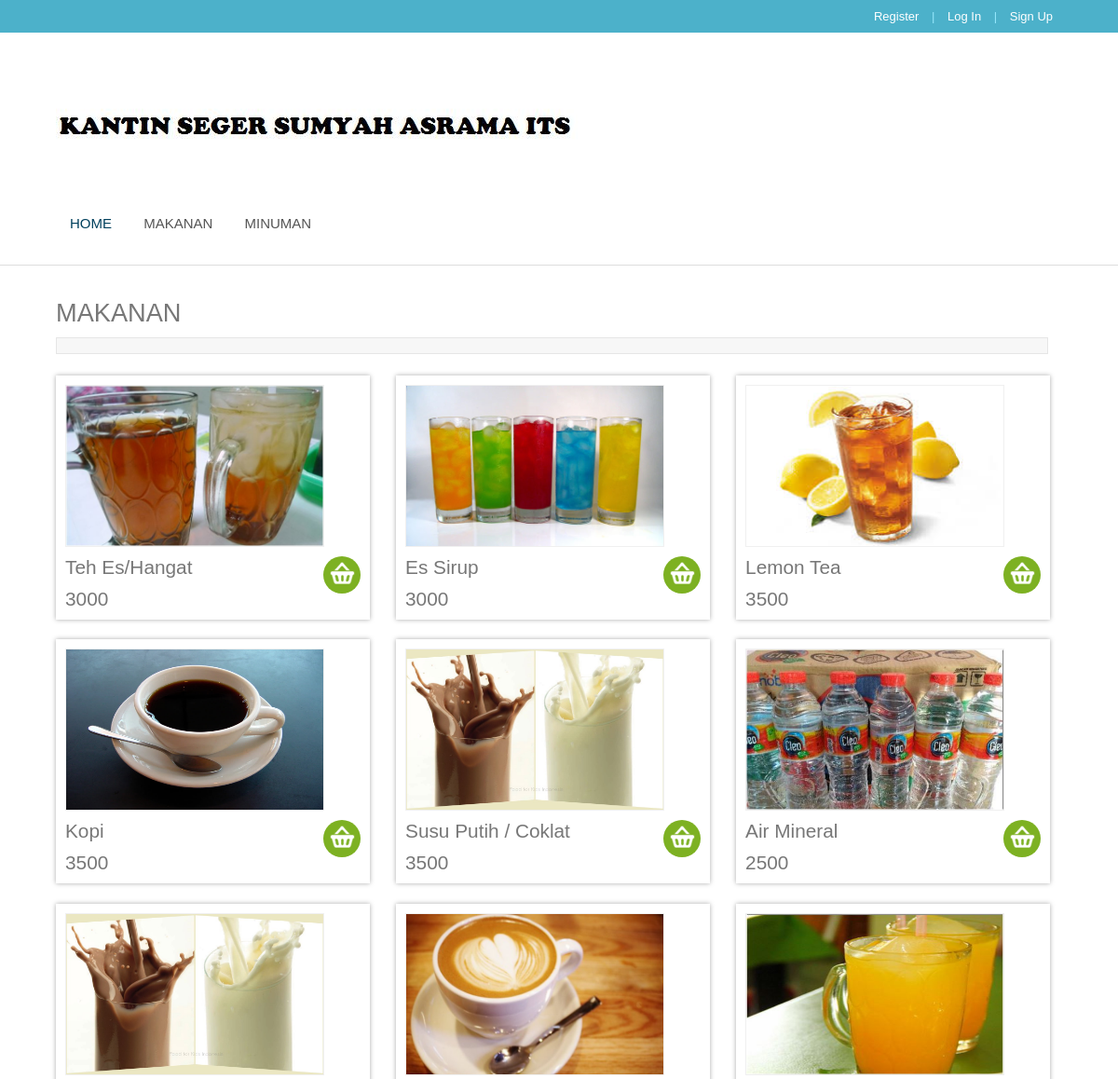
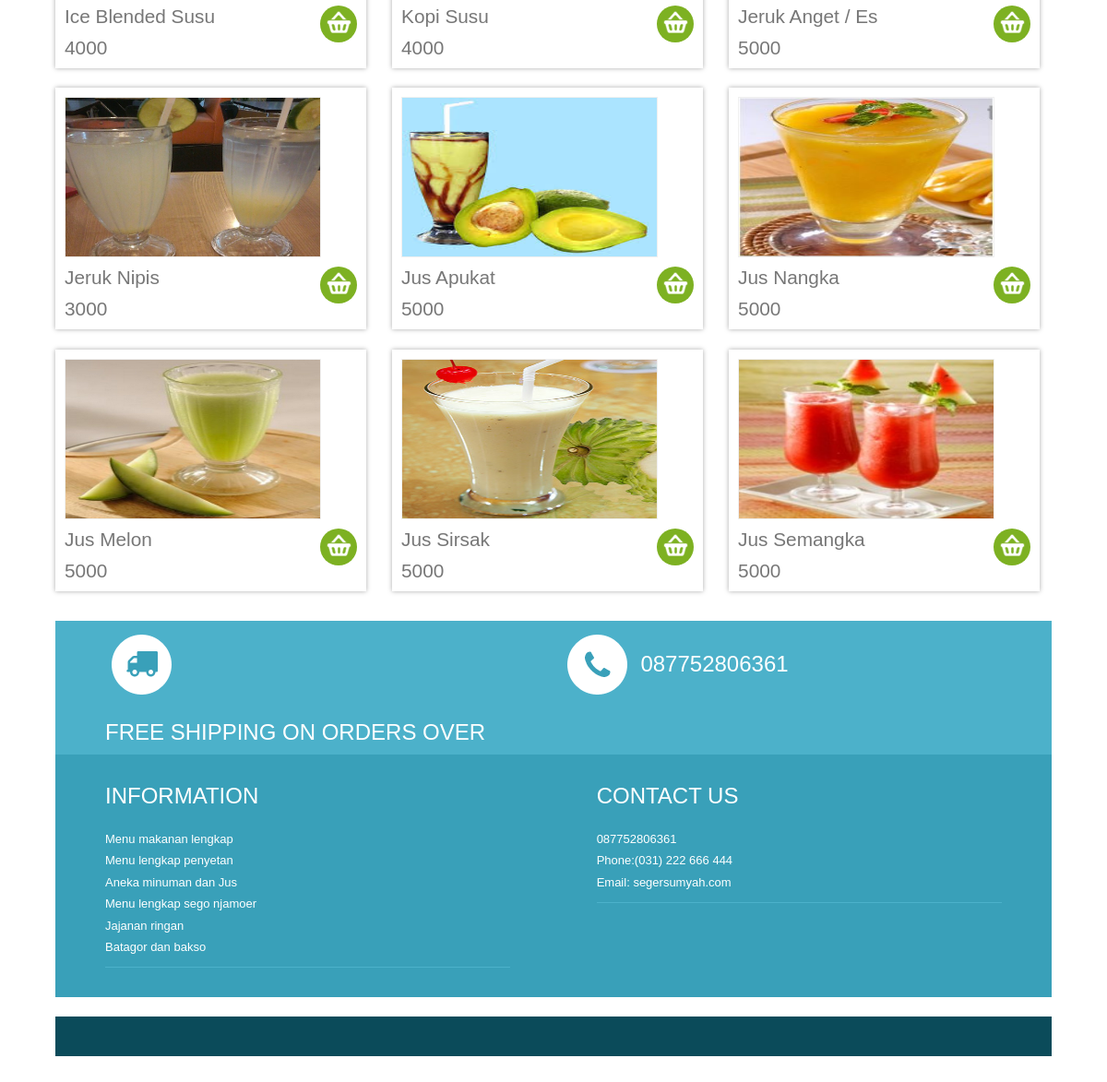
Page /index.php/mycontroller/minuman on the committed database (2 pictures, top to bottom).
### tables this page shows
CREATE TABLE `katalog_minuman` (
  `id_katalog` int(4) NOT NULL,
  `nama_minuman` varchar(100) NOT NULL,
  `harga_minuman` int(100) NOT NULL,
  `path` varchar(200) NOT NULL
);

### application/controllers/MyController.php (called while the page is built, shortened)
<?php
class MyController extends CI_Controller
{
	public function __construct()
	{
		$this->load->model('My_Model');
		$this->load->model('Model_Admin');
		$this->load->model('Model_Katalog_Makanan');
		$this->load->model('Model_Katalog_Minuman');
	}
	function minuman()
	{
		$table = "katalog_minuman";
		$datakatalogminuman['datakatalogminuman'] = $this->Model_Katalog_Minuman->gettable($table);
		$this->load->view('Minuman', $datakatalogminuman);
	}
}

### index.php (called while the page is built, shortened)
<?php
require_once BASEPATH.'core/CodeIgniter.php';

### application/models/Model_Katalog_Minuman.php (called while the page is built, shortened)
<?php if ( ! defined('BASEPATH')) exit('No direct script access allowed');
class model_katalog_minuman extends CI_Model {
	public function gettable($tablename)
	{
			$datakatalogminuman = $this->db->query("SELECT * FROM $tablename");
			return $datakatalogminuman->result_array();
	}
}

### application/views/Minuman.php (the view, shortened to what this page needs)
<?php
$assets_location = base_url()."assets/";
?>
<!DOCTYPE HTML>
<html>
    <head>
        <link href="<?php echo $assets_location;?>css/style.css" rel="stylesheet" type="text/css" media="all" />
        <link href="<?php echo $assets_location;?>css/form.css" rel="stylesheet" type="text/css" media="all" />
        <link href="<?php echo $assets_location;?>css/megamenu.css" rel="stylesheet" type="text/css" media="all" />
</head>
<body>
     <div class="header-top">
            <div class="wrap">
                <div class="cssmenu">
                    <ul>
                        <li class="active"><a href="<?php echo base_url();?>index.php/Form">Register</a></li> |
                        <li><a href="<?php echo base_url();?>index.php/login_user">Log In</a></li> |
                        <li><a href="register.html">Sign Up</a></li>
                    </ul>
                </div>
            </div>
        </div>
	<div class="header-bottom">
	    <div class="wrap">
			<div class="header-bottom-left">
				<div class="logo">
					<a href="index.html"><img src="<?php echo $assets_location;?>images/LOGOSS.JPG" alt=""/></a>
				</div>
				<div class="menu">
	             <ul class="megamenu skyblue">
                            <li class="active grid"><a href="<?php echo base_url();?>/index.php/MyController">Home</a></li>
                            <li><a class="color4" href="<?php echo base_url();?>/index.php/MyController/makanan">Makanan</a>
                            </li>
                            <li><a class="color5" href="<?php echo base_url();?>/index.php/MyController/minuman">Minuman</a>
                            </li>
                        </ul>
                </div>
        </div>
        </div>
    </div>
    <div class="mens">
  <div class="main">
     <div class="wrap">
		<div class="cont span_2_of_3">
		  	<h2 class="head">Makanan</h2>
		  	<div class="mens-toolbar">
              <div class="sort">
    		</div>
        <div class="pager">
    	</div>
	  </div>
	  		<div class="top-box">
				<?php
                    $i=0;
            	foreach ($datakatalogminuman as $row)
                { if($i%3===0)
                {
                    echo '<div class="top-box">';
                };
                    echo'
			 <div class="col_1_of_3 span_1_of_3">
			   <a href="single.html">
				<div class="inner_content clearfix">
					<div class="product_image">
						<img src="'. base_url().$row['path'] .'"= alt="" style=width:276px;height:172px;
                        margin:0 auto"/>
					</div>
                    <div class="price">
					   <div class="cart-left">
							<p class="title">
								 ' . $row['nama_minuman'] .'</p>
							<div class="price1">
							  <p class="title">
								 ' . $row['harga_minuman'] .'</p>
							</div>
						</div>
						<div class="cart-right"> </div>
						<div class="clear"></div>
					 </div>
                   </div>
                 </a>
				</div>
                '; $i++;
                    if($i%3===0){                                echo '<div class="top-box">';
                                };};?>
                </div>
            </div>
        </div>
        <div class="footer">
            <div class="footer-top">
                <div class="wrap">
                    <div class="section group example">
                        <div class="col_1_of_2 span_1_of_2">
                            <ul class="f-list">
                                <li><img src="<?php echo $assets_location;?>images/2.png"><span class="f-text">Free Shipping on orders over </span><div class="clear"></div></li>
                            </ul>
                        </div>
                        <div class="col_1_of_2 span_1_of_2">
                            <ul class="f-list">
                                <li><img src="<?php echo $assets_location;?>images/3.png"><span class="f-text">087752806361 </span><div class="clear"></div></li>
                            </ul>
                        </div>
                    </div>
                </div>
            </div>
            <div class="footer-middle">
                <div class="wrap">
                          <div class="section group example">
                 <div class="col_1_of_f_2 span_1_of_f_2">
                    <h3>Information</h3>
                            <div class="company_address">
                             <p>Menu makanan lengkap</p>
                             <p>Menu lengkap penyetan</p>
                             <p>Aneka minuman dan Jus</p>
                            <p>Menu lengkap sego njamoer </p>
                            <p>Jajanan ringan</p>
                            <p>Batagor dan bakso</span></p>
                       </div>
                </div>
                 </div>
                 <div class="col_1_of_f_2 span_1_of_f_2">
                   <h3>Contact us</h3>
                        <div class="company_address">
                                    <p>087752806361</p>
                            <p>Phone:(031) 222 666 444</p>
                            <p>Email: <span>segersumyah.com</span></p>
                       </div>
                </div>
            </div>
           </div>
            </div>
          </div>
        </div>
        <div class="footer-bottom">
         </div>
    </div>
</body>
</html>

### assets/css/style.css (style rules this page uses)
html,body,div,span,applet,object,iframe,h1,h2,h3,h4,h5,h6,p,blockquote,pre,a,abbr,acronym,address,big,cite,code,del,dfn,em,img,ins,kbd,q,s,samp,small,strike,strong,sub,sup,tt,var,b,u,i,dl,dt,dd,ol,nav ul,nav li,fieldset,form,label,legend,table,caption,tbody,tfoot,thead,tr,th,td,article,aside,canvas,details,embed,figure,figcaption,footer,header,hgroup,menu,nav,output,ruby,section,summary,time,mark,audio,video { margin:0;padding:0;border:0;font-size:100%;font:inherit;vertical-align:baseline; }
ol,ul { list-style:none;margin:0;padding:0; }
a { text-decoration:none; }
img { max-width:100%; }
body { font-family: 'Exo 2', sans-serif; background:#fff; }
.wrap { width:80%; margin:0 auto; -moz-transition:all .2s linear; -webkit-transition:all .2s linear; -o-transition:all .2s linear; -ms-transition:all .2s linear; }
.header-top { background:#4cb1ca; }
.cssmenu { float:right; color:#96e8fc; font-size: 0.8125em; }
.cssmenu ul li { display: inline-block; }
.cssmenu ul li a { color:#fff; display: block; margin:10px; }
.header-bottom { background:#fff; padding:2% 0; }
.logo { float:left; margin-right: 6.6%; }
.menu { float:left; margin-top: 6px; }
.header-bottom-left { float:left; width: 64.5%; margin-top:10px; }
.main { margin:2% 0; }
.cont { display: block; float:left; margin: 1% 0 1% 0; }
.span_2_of_3 { width:100%; }
.span_1_of_3 { width:31.2%; -webkit-transition: all 0.4s ease; -moz-transition: all 0.4s ease; -o-transition: all 0.4s ease; transition: all 0.4s ease; }
.col_1_of_3 { display: block; float:left; margin: 1% 0 1% 2.6%; box-shadow:0 0 5px #aaa; -webkit-box-shadow:0 0 5px #aaa; -moz-box-shadow:0 0 5px #aaa; -o-box-shadow:0 0 5px #aaa; }
.col_1_of_3:first-child { margin-left: 0; }
h2.head { font-size: 1.7em; text-transform: uppercase; color: #777; margin-bottom: 10px; }
.price { padding:10px 0 0 0; }
.inner_content { padding:10px; position: relative; }
.product_image img { display:block; border:1px solid #f0f0f0; }
.cart-left { width:73.5%; float: left; margin-right: 2.6%; }
p.title { color: #777; font-size:1.3em; }
.cart-right { float: right; background: url(../images/cart2.png)2px 0px #7db122; border-radius: 100px; -webkit-border-radius: 100px; -moz-border-radius: 100px; -o-border-radius: 100px; width: 40px; height: 40px; text-align: center; cursor:pointer; }
.price1 { margin-top:10px; }
.top-box { margin-bottom:2%; }
.footer-top { background:#4cb1ca; }
.col_1_of_2 { display: block; float:left; margin: 1% 0 1% 1.6%; }
.col_1_of_2:first-child { margin-left: 0; }
.span_1_of_2 { width:49.2%; }
ul.f-list img { float:left; margin-right: 1.6%; }
ul.f-list span.f-text { float: left; font-size: 1.5em; text-transform: uppercase; color: #FFF; margin-top: 23px; }
.footer-middle { padding:2% 0; }
.footer-middle { background: rgb(57,160,185); background: -moz-linear-gradient(top, rgba(57,160,185,1) 0%, rgba(57,160,185,1) 100%); background: -webkit-gradient(linear, left top, left bottom, color-stop(0%,rgba(57,160,185,1)), color-stop(100%,rgba(57,160,185,1))); background: -webkit-linear-gradient(top, rgba(57,160,185,1) 0%,rgba(57,160,185,1) 100%); background: -o-linear-gradient(top, rgba(57,160,185,1) 0%,rgba(57,160,185,1) 100%); background: -ms-linear-gradient(top, rgba(57,160,185,1) 0%,rgba(57,160,185,1) 100%); background: linear-gradient(to bottom, rgba(57,160,185,1) 0%,rgba(57,160,185,1) 100%); filter: progid:DXImageTransform.Microsoft.gradient( startColorstr='#39a0b9', endColorstr='#39a0b9',GradientType=0 ); }
.span_1_of_f_2 h3 { color:#fff; margin-bottom:20px; font-size:1.5em; line-height: 1.2; text-transform:uppercase; }
.col_1_of_f_2 { display: block; float:left; margin: 1% 0 1% 9.6%; }
.col_1_of_f_2:first-child { margin-left: 0; }
.span_1_of_f_2 { width: 45.2%; }
.company_address { border-bottom: 1px solid #4CB1CA; padding-bottom:10px; }
.company_address p { font-size: 0.8125em; color: #fff; line-height:1.8em; }
.company_address p span { cursor: pointer; }
.footer-bottom { background:#0b4b5a; padding:2% 0; }
.mens-toolbar { margin: 0 0 12px; overflow: hidden; background: #F7F7F7; padding: 5px; border: 1px solid #E6E6E6; width: 97.5%; }
.mens-toolbar .sort { float: left; width:20.5%; }
.sort { padding: 3px 8px; }
.mens-toolbar .pager { padding: 3px 8px; float: right; margin: 0; width:26.5%; }
.mens { border-top:1px solid #ddd; }
@media (max-width:1366px) { .wrap { width:90%; } }
@media (max-width:1280px) { .wrap { width:90%; } }

### rows in the picture
katalog_minuman: path (picture), nama_minuman "Teh Es/Hangat", harga_minuman "3000"
katalog_minuman: path (picture), nama_minuman "Es Sirup", harga_minuman "3000"
katalog_minuman: path (picture), nama_minuman "Lemon Tea", harga_minuman "3500"
katalog_minuman: path (picture), nama_minuman "Kopi", harga_minuman "3500"
katalog_minuman: path (picture), nama_minuman "Susu Putih / Coklat", harga_minuman "3500"
katalog_minuman: path (picture), nama_minuman "Air Mineral", harga_minuman "2500"
katalog_minuman: path (picture), nama_minuman "Ice Blended Susu", harga_minuman "4000"
katalog_minuman: path (picture), nama_minuman "Kopi Susu", harga_minuman "4000"
katalog_minuman: path (picture), nama_minuman "Jeruk Anget / Es", harga_minuman "5000"
katalog_minuman: path (picture), nama_minuman "Jeruk Nipis", harga_minuman "3000"
katalog_minuman: path (picture), nama_minuman "Jus Apukat", harga_minuman "5000"
katalog_minuman: path (picture), nama_minuman "Jus Nangka", harga_minuman "5000"
katalog_minuman: path (picture), nama_minuman "Jus Melon", harga_minuman "5000"
katalog_minuman: path (picture), nama_minuman "Jus Sirsak", harga_minuman "5000"
katalog_minuman: path (picture), nama_minuman "Jus Semangka", harga_minuman "5000"
